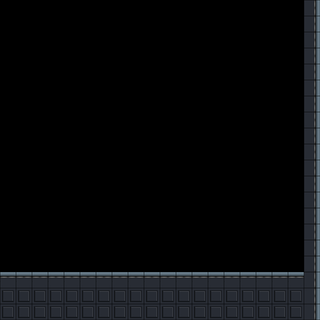

The image is a tile-based game level rendered from a .tmx file. Its description and complete source (layers, tilesets, objects, tile grids) follow:
An orthogonal 20x20 tile map with 16x16 px tiles, 1 tile layer (wg-tiles) and 2 objects (entry_left, finish).

<map version="1.10" tiledversion="1.11.2" orientation="orthogonal" renderorder="right-down" width="20" height="20" tilewidth="16" tileheight="16" infinite="0" nextlayerid="5" nextobjectid="10">
 <properties>
  <property name="biome" value="cyberpunk" />
  <property name="chunk_id" value="exit_01" />
  <property name="difficulty" type="int" value="1" />
  <property name="max_enemies" type="int" value="0" />
  <property name="min_enemies" type="int" value="0" />
  <property name="tags" value="exit" />
 </properties>
 <tileset firstgid="1" source="../levels/tilesets/cyberpunk-tiles.tsx" />
 <layer id="1" name="wg-tiles" width="20" height="20">
  <properties>
   <property name="render" type="bool" value="true" />
  </properties>
  <data encoding="csv">
0,0,0,0,0,0,0,0,0,0,0,0,0,0,0,0,0,0,0,17,
0,0,0,0,0,0,0,0,0,0,0,0,0,0,0,0,0,0,0,17,
0,0,0,0,0,0,0,0,0,0,0,0,0,0,0,0,0,0,0,17,
0,0,0,0,0,0,0,0,0,0,0,0,0,0,0,0,0,0,0,17,
0,0,0,0,0,0,0,0,0,0,0,0,0,0,0,0,0,0,0,17,
0,0,0,0,0,0,0,0,0,0,0,0,0,0,0,0,0,0,0,17,
0,0,0,0,0,0,0,0,0,0,0,0,0,0,0,0,0,0,0,17,
0,0,0,0,0,0,0,0,0,0,0,0,0,0,0,0,0,0,0,17,
0,0,0,0,0,0,0,0,0,0,0,0,0,0,0,0,0,0,0,17,
0,0,0,0,0,0,0,0,0,0,0,0,0,0,0,0,0,0,0,17,
0,0,0,0,0,0,0,0,0,0,0,0,0,0,0,0,0,0,0,17,
0,0,0,0,0,0,0,0,0,0,0,0,0,0,0,0,0,0,0,17,
0,0,0,0,0,0,0,0,0,0,0,0,0,0,0,0,0,0,0,17,
0,0,0,0,0,0,0,0,0,0,0,0,0,0,0,0,0,0,0,17,
0,0,0,0,0,0,0,0,0,0,0,0,0,0,0,0,0,0,0,17,
0,0,0,0,0,0,0,0,0,0,0,0,0,0,0,0,0,0,0,17,
0,0,0,0,0,0,0,0,0,0,0,0,0,0,0,0,0,0,0,17,
16,16,16,16,16,16,16,16,16,16,16,16,16,16,16,16,16,16,16,17,
28,28,28,28,28,28,28,28,28,28,28,28,28,28,28,28,28,28,28,17,
28,28,28,28,28,28,28,28,28,28,28,28,28,28,28,28,28,28,28,17
</data>
 </layer>
 <objectgroup id="2" name="Connections">
  <object id="1" name="entry_left" x="0" y="224" width="48" height="48">
   <properties>
    <property name="edge" value="left" />
    <property name="slot" type="int" value="0" />
   </properties>
  </object>
 </objectgroup>
 <objectgroup id="4" name="FinishLine">
  <object id="8" name="finish" x="224" y="0.584318" width="32" height="271.416" />
 </objectgroup>
</map>
